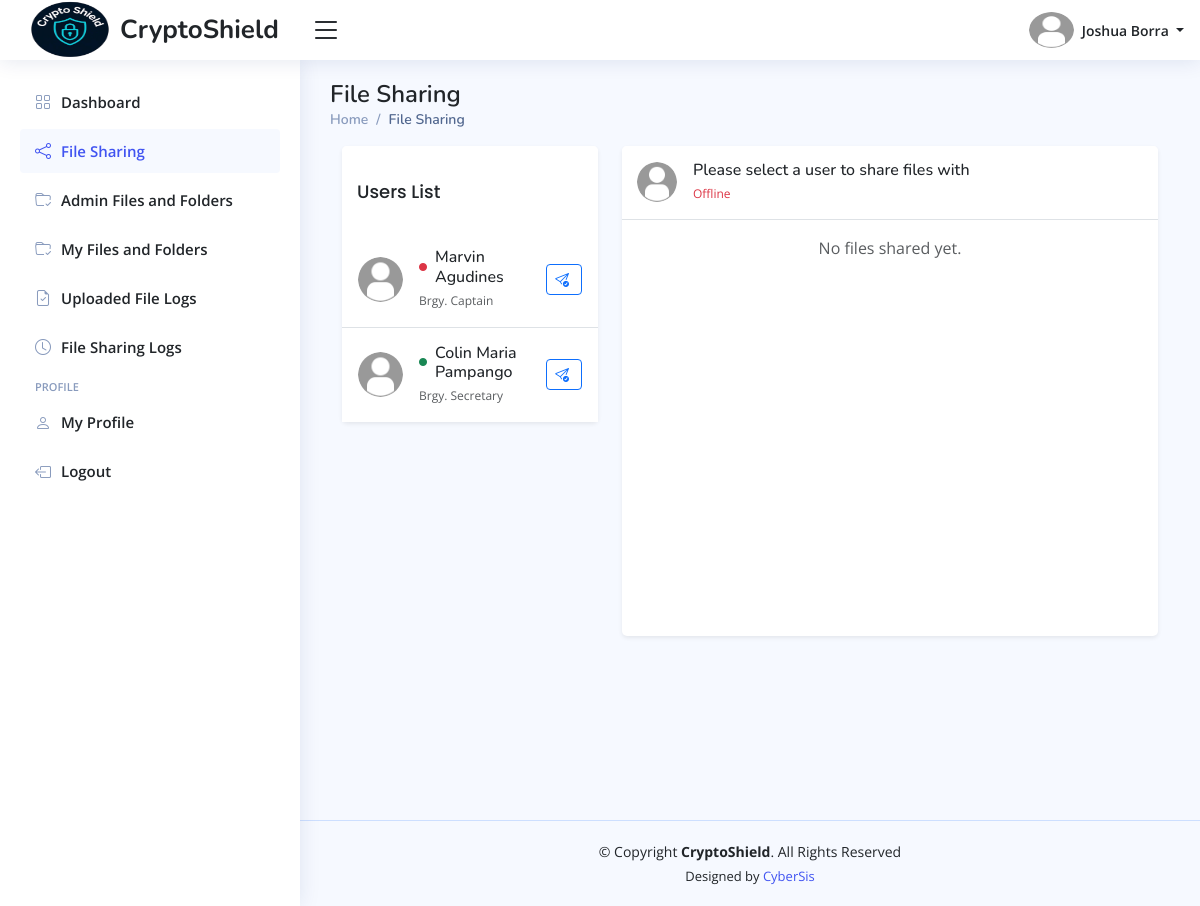
Screenshot of /officials/home.php?page=file-sharing (signed in) with the database file from the repository.
### tables this page shows
CREATE TABLE `officials_info_tbl` (
  `official_id` int(11) NOT NULL,
  `profile_picture` varchar(255) DEFAULT NULL,
  `date_of_birth` date DEFAULT NULL,
  `gender` enum('Male','Female','Others') DEFAULT 'Others',
  `phone_number` varchar(100) NOT NULL,
  `full_address` varchar(255) NOT NULL,
  `updated_at` timestamp NOT NULL DEFAULT current_timestamp() ON UPDATE current_timestamp()
);

CREATE TABLE `officials_accounts_tbl` (
  `official_id` int(11) NOT NULL,
  `first_name` varchar(100) NOT NULL,
  `middle_name` varchar(100) DEFAULT NULL,
  `last_name` varchar(100) NOT NULL,
  `email_address` varchar(150) NOT NULL,
  `official_password` varchar(255) NOT NULL,
  `position` enum('Brgy. Captain','Brgy. Secretary','Brgy. Treasurer','Brgy. Kagawad','S.K. Chairman','S.K. Kagawad') NOT NULL,
  `is_online` enum('Yes','No') DEFAULT 'No',
  `reset_password_token` varchar(255) DEFAULT NULL,
  `password_token_expiry` datetime DEFAULT NULL,
  `created_at` timestamp NOT NULL DEFAULT current_timestamp(),
  `updated_at` timestamp NOT NULL DEFAULT current_timestamp() ON UPDATE current_timestamp(),
  `last_login` timestamp NULL DEFAULT NULL
);

### officials/includes/page-titles.php (called while the page is built)
<?php
    $page_titles = [
        "dashboard" => "$position's Dashboard",
        "admin-files-and-folders" => "Admin Files and Folders", "admin-folder-contents" => "Admin Folder Details",
        "my-files-and-folders" => "My Files and Folders", "my-folder-contents" => "My Folder Details", "folder-contents" => "Folder Contents",
        "officials-accounts" => "Officials Accounts",
        "employee-management" => "Employee Management",
        "user-uploaded-files" => "User Uploaded Files",
        "file-sharing" => "File Sharing",
        "file-sharing-logs" => "File Sharing Logs",
        "user-profile" => "User Profile"
    ];
?>

### officials/pages/file-sharing.php (the view, shortened to what this page needs)
<?php
    if ($_SERVER["REQUEST_METHOD"] === "GET" && isset($_GET["official-id"])) {
    $receiver_official_id = base64_decode($_GET["official-id"], true);
    $receiver_official_id = $receiver_official_id !== false ? trim($receiver_official_id) : null;
        if($receiver_official_id) {
            $get_receiver_data = $conn->prepare("
                SELECT
                    CONCAT(oa.first_name, ' ', oa.last_name) AS receiver,
                    oa.is_online,
                    oi.profile_picture
                FROM officials_accounts_tbl oa
                LEFT JOIN officials_info_tbl oi
                    ON oa.official_id = oi.official_id
                WHERE oa.official_id = :receiver_id
                LIMIT 1
            ");
            $get_receiver_data->execute([":receiver_id" => $receiver_official_id]);
            if ($receiver_data = $get_receiver_data->fetch(PDO::FETCH_OBJ)) {
                $receiver = $receiver_data->receiver;
                $receiver_image = $image_path . (!empty($receiver_data->profile_picture)
                                    ? $receiver_data->profile_picture
                                    : "default-img.png");
                $receiver_status = $receiver_data->is_online;
                $fetch_conversation = $conn->prepare("
                    SELECT
                        fs.*,
                        ofl.file_name,
                        ofl.file_size,
                        ofl.stored_file_name,
                        ofl.processed_file_name
                    FROM file_sharing_tbl fs
                    LEFT JOIN officials_files_tbl ofl
                        ON fs.file_id = ofl.file_id
                    WHERE
                        (fs.sender = :sender AND fs.receiver = :receiver)
                        OR (fs.sender = :receiver2 AND fs.receiver = :sender2)
                    ORDER BY fs.shared_at ASC
                ");
                $fetch_conversation->execute([
                    ":sender"   => $official_id,
                    ":receiver" => $receiver_official_id,
                    ":sender2"   => $official_id,
                    ":receiver2" => $receiver_official_id
                ]);
                $messages = $fetch_conversation->fetchAll(PDO::FETCH_ASSOC);
            } else {
                $receiver = "Unknown User";
                $receiver_image = $image_path . "default-img.png";
                $messages = [];
                $receiver_status = "No";
            }
        }
        else {
            $receiver = "Invalid User ID";
            $receiver_image = $image_path . "default-img.png";
            $messages = [];
            $receiver_status = "No";
        }
    }
    else {
        $receiver = "Please select a user to share files with";
        $receiver_image = $image_path . "default-img.png";
        $messages = [];
        $receiver_status = "No";
    }
?>
<main class="main" id="main">
    <?php
    include_once "includes/pagetitle.php";
    ?>
    <section class="section" id="section">
        <div class="container">
            <div class="row">
                <div class="col-lg-4 col-md-5 mb-3">
                    <div class="card shadow-sm border-0">
                        <div class="card-header bg-white border-0">
                            <h5 class="card-title mb-0"> Users List </h5>
                        </div>
                        <div class="card-body p-0">
                            <ul class="list-group list-group-flush" style="max-height: 70vh; overflow-y: auto;">
                                <?php
                                    $get_users = $conn->prepare("SELECT
                                                                    oa.*,
                                                                    oi.profile_picture
                                                                FROM officials_accounts_tbl oa
                                                                LEFT JOIN officials_info_tbl oi
                                                                ON oa.official_id = oi.official_id
                                                                WHERE oa.official_id != :official_id
                                                                ORDER BY FIELD(oa.position, 'Brgy. Captain', 'S.K. Chairman', 'Brgy. Secretary', 'Brgy. Treasurer', 'Brgy. Kagawad', 'S.K. Kagawad')
                                                                ");
                                    $get_users->execute([":official_id" => $official_id]);
                                    while($users_data = $get_users->fetch()) {
                                        $user_profile_picture = $users_data["profile_picture"];
                                        if(empty($user_profile_picture) || !file_exists($image_path . $user_profile_picture)) {
                                            $user_profile_picture = "default-img.png";
                                        }
                                ?>
                                    <li class="list-group-item d-flex align-items-center user-item <?php echo ($users_data["official_id"] == $receiver_official_id) ? "bg-light border border-secondary" : ""; ?> py-3">
                                        <img src="<?php echo htmlspecialchars($image_path . $user_profile_picture); ?>" alt="Profile Picture" class="rounded-circle me-3" width="45" height="45">
                                        <div class="flex-grow-1">
                                            <h6 class="mb-0 d-flex align-items-center gap-2">
                                                <span class="fw-bold text-<?php echo htmlspecialchars($users_data["is_online"] === "Yes" ? "success" : "danger"); ?>" style="font-size: 8px;">
                                                    <i class="bi bi-circle-fill"></i>
                                                </span>
                                                <?php echo htmlspecialchars($users_data["first_name"] . " " . $users_data["last_name"]); ?>
                                            </h6>
                                            <small class="text-muted" style="font-size: 12px;">
                                                <?php echo htmlspecialchars($users_data["position"]); ?>
                                            </small>
                                        </div>
                                        <a href="home.php?page=file-sharing&official-id=<?php echo htmlspecialchars(base64_encode($users_data["official_id"])); ?>" class="btn btn-sm btn-outline-primary" title="Open Chat">
                                            <i class="bi bi-send-check me-1"></i>
                                        </a>
                                    </li>
                                <?php
                                    }
                                ?>
                            </ul>
                        </div>
                    </div>
                </div>
                <div class="col-lg-8 col-md-7">
                    <div class="card shadow-sm border-0 h-75">
                        <div class="card-header bg-white border-0 d-flex align-items-center border border-bottom">
                            <img src="<?php echo htmlspecialchars($receiver_image); ?>" alt="User Image" class="rounded-circle me-3" width="40" height="40">
                            <div>
                                <h6 class="mb-0 text-dark"> <?php echo htmlspecialchars($receiver); ?> </h6>
                                <small class="text-muted" style="font-size: 12px;">
                                    <?php
                                        if($receiver_status === "Yes") {
                                    ?>
                                        <span class="text-success">
                                            Online
                                        </span>
                                    <?php
                                        } else {
                                    ?>
                                        <span class="text-danger">
                                            Offline
                                        </span>
                                    <?php
                                        }
                                    ?>
                                </small>
                            </div>
                        </div>
                        <div class="card-body p-3" id="chatBox"
                            style="height:calc(100vh - 250px); overflow-y:auto; overflow-x:hidden; display:flex; flex-direction:column;">
                            <?php if (!empty($messages)): ?>
                                <?php foreach ($messages as $msg): ?>
                                    <?php if ($msg['sender'] == $official_id): ?>
                                        <a href="../uploads/user-files/<?php echo htmlspecialchars($msg["stored_file_name"]); ?>" download="<?php echo htmlspecialchars($msg["file_name"]); ?>" class="text-dark" style="font-size: 13px;" title="Click to Download">
                                            <div class="d-flex mb-3 justify-content-end">
                                                <div class="p-3 rounded-3 bg-primary text-white shadow-sm" style="max-width: 75%;">
                                                    <i class="bi bi-file-earmark me-1"></i>
                                                    <?= htmlspecialchars($msg['file_name']) ?><br>
                                                    <small class="text-light">
                                                        <?= $msg['file_size'] ?> mb · Sent <?= format_timestamp($msg['shared_at']); ?>
                                                    </small>
                                                </div>
                                            </div>
                                        </a>
                                    <?php else: ?>
                                        <div class="d-flex gap-0">
                                            <img src="<?php echo htmlspecialchars($receiver_image); ?>" alt="User Image" class="rounded-circle me-1" width="40" height="40" title="<?php echo htmlspecialchars($receiver); ?>" style="cursor: pointer;">
                                            <a href="../uploads/user-files/<?php echo htmlspecialchars($msg["stored_file_name"]); ?>" download="<?php echo htmlspecialchars($msg["file_name"]); ?>" class="text-dark" style="font-size: 13px;" title="Click to Download">
                                                <div class="d-flex mb-3">
                                                    <div class="p-3 rounded-3 bg-light border shadow-sm" style="max-width: 75%;">
                                                        <i class="bi bi-file-earmark me-1"></i>
                                                        <?= htmlspecialchars($msg['file_name']) ?><br>
                                                        <small class="text-muted">
                                                            <?= $msg['file_size'] ?> mb · Received <?= format_timestamp($msg['shared_at']); ?>
                                                        </small>
                                                    </div>
                                                </div>
                                            </a>
                                        </div>
                                    <?php endif; ?>
                                <?php endforeach; ?>
                            <?php else: ?>
                                <div class="text-center text-muted">No files shared yet.</div>
                            <?php endif; ?>
                        </div>
                    </div>
                </div>
            </div>
        </div>
    </section>
</main>

### officials/includes/header.php (shortened to what this page needs)
<header id="header" class="header fixed-top d-flex align-items-center">
    <div class="d-flex align-items-center justify-content-between">
        <a href="home.php?page=dashboard" class="logo d-flex align-items-center">
            <img src="../assets/imgs/logo.png" alt="Logo" width="100">
            <span class="d-none d-lg-block"> CryptoShield </span>
        </a>
        <i class="bi bi-list toggle-sidebar-btn"></i>
    </div>
    <nav class="header-nav ms-auto">
        <ul class="d-flex align-items-center">
            <li class="nav-item dropdown pe-3">
                <a class="nav-link nav-profile d-flex align-items-center pe-0" href="#" data-bs-toggle="dropdown">
                    <img src="<?php echo htmlspecialchars($image_path . $profile_picture); ?>" alt="Profile Image" class="rounded-circle" width="45" height="45">
                    <span class="d-none d-md-block dropdown-toggle ps-2">
                        <?php echo htmlspecialchars($first_name . " " . $last_name); ?>
                    </span>
                </a>
            </li>
        </ul>
    </nav>
</header>

### officials/includes/pagetitle.php (shortened to what this page needs)
<div class="pagetitle">
    <h1>
        <?php echo htmlspecialchars($page_titles[$page_name]); ?>
    </h1>
    <nav>
        <ol class="breadcrumb">
            <li class="breadcrumb-item"><a href="home.php?page=dashboard"> Home </a></li>
            <li class="breadcrumb-item active">
                <?php echo htmlspecialchars($page_titles[$page_name]); ?>
            </li>
        </ol>
    </nav>
</div>

### rows the page displays
officials_info_tbl: official_id.last_name "Joshua Borra", official_id.position "File Sharing"
officials_info_tbl: official_id.last_name "Marvin Agudines", official_id.position "Brgy. Captain"
officials_info_tbl: official_id.last_name "Colin Maria Pampango", official_id.position "Brgy. Secretary"

### other values shown
$receiver "Please select a user to share files with"
